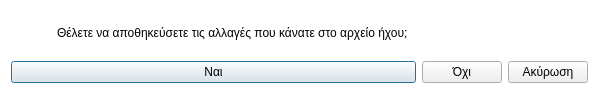
<?xml version="1.0" encoding="UTF-8"?>
<ui version="4.0">
 <class>Dialog</class>
 <widget class="QDialog" name="Dialog">
  <property name="geometry">
   <rect>
    <x>0</x>
    <y>0</y>
    <width>599</width>
    <height>98</height>
   </rect>
  </property>
  <property name="windowTitle">
   <string>Αποθήκευση αλλαγών</string>
  </property>
  <property name="windowIcon">
   <iconset resource="../../../icons.qrc">
    <normaloff>:/rest-windows/assets/images/rest-windows/question.png</normaloff>:/rest-windows/assets/images/rest-windows/question.png</iconset>
  </property>
  <property name="styleSheet">
   <string notr="true">QDialog{
	background:white;
}</string>
  </property>
  <layout class="QGridLayout" name="gridLayout_2">
   <item row="1" column="0" colspan="2">
    <widget class="QFrame" name="frame">
     <property name="styleSheet">
      <string notr="true">QFrame{border:0px;}</string>
     </property>
     <property name="frameShape">
      <enum>QFrame::StyledPanel</enum>
     </property>
     <property name="frameShadow">
      <enum>QFrame::Raised</enum>
     </property>
     <layout class="QGridLayout" name="gridLayout">
      <property name="leftMargin">
       <number>0</number>
      </property>
      <property name="topMargin">
       <number>0</number>
      </property>
      <property name="rightMargin">
       <number>0</number>
      </property>
      <property name="bottomMargin">
       <number>0</number>
      </property>
      <item row="0" column="0">
       <widget class="QPushButton" name="save">
        <property name="sizePolicy">
         <sizepolicy hsizetype="Expanding" vsizetype="Fixed">
          <horstretch>0</horstretch>
          <verstretch>0</verstretch>
         </sizepolicy>
        </property>
        <property name="text">
         <string>Ναι</string>
        </property>
        <property name="icon">
         <iconset resource="../../../icons.qrc">
          <normaloff>:/rest-windows/assets/images/rest-windows/save.png</normaloff>:/rest-windows/assets/images/rest-windows/save.png</iconset>
        </property>
       </widget>
      </item>
      <item row="0" column="1">
       <widget class="QPushButton" name="no_save">
        <property name="sizePolicy">
         <sizepolicy hsizetype="Fixed" vsizetype="Fixed">
          <horstretch>0</horstretch>
          <verstretch>0</verstretch>
         </sizepolicy>
        </property>
        <property name="text">
         <string>Όχι</string>
        </property>
       </widget>
      </item>
     </layout>
    </widget>
   </item>
   <item row="0" column="0">
    <widget class="QLabel" name="error">
     <property name="minimumSize">
      <size>
       <width>40</width>
       <height>40</height>
      </size>
     </property>
     <property name="maximumSize">
      <size>
       <width>40</width>
       <height>40</height>
      </size>
     </property>
     <property name="text">
      <string/>
     </property>
     <property name="pixmap">
      <pixmap resource="../../../icons.qrc">:/rest-windows/assets/images/rest-windows/question.png</pixmap>
     </property>
     <property name="scaledContents">
      <bool>true</bool>
     </property>
    </widget>
   </item>
   <item row="1" column="2">
    <widget class="QPushButton" name="cancel">
     <property name="sizePolicy">
      <sizepolicy hsizetype="Fixed" vsizetype="Fixed">
       <horstretch>0</horstretch>
       <verstretch>0</verstretch>
      </sizepolicy>
     </property>
     <property name="text">
      <string>Ακύρωση</string>
     </property>
    </widget>
   </item>
   <item row="0" column="1" colspan="2">
    <widget class="QLabel" name="label">
     <property name="text">
      <string>Θέλετε να αποθηκεύσετε τις αλλαγές που κάνατε στο αρχείο ήχου;</string>
     </property>
     <property name="alignment">
      <set>Qt::AlignJustify|Qt::AlignVCenter</set>
     </property>
    </widget>
   </item>
  </layout>
 </widget>
 <resources>
  <include location="../../../icons.qrc"/>
  <include location="../../../icons.qrc"/>
 </resources>
 <connections/>
</ui>
